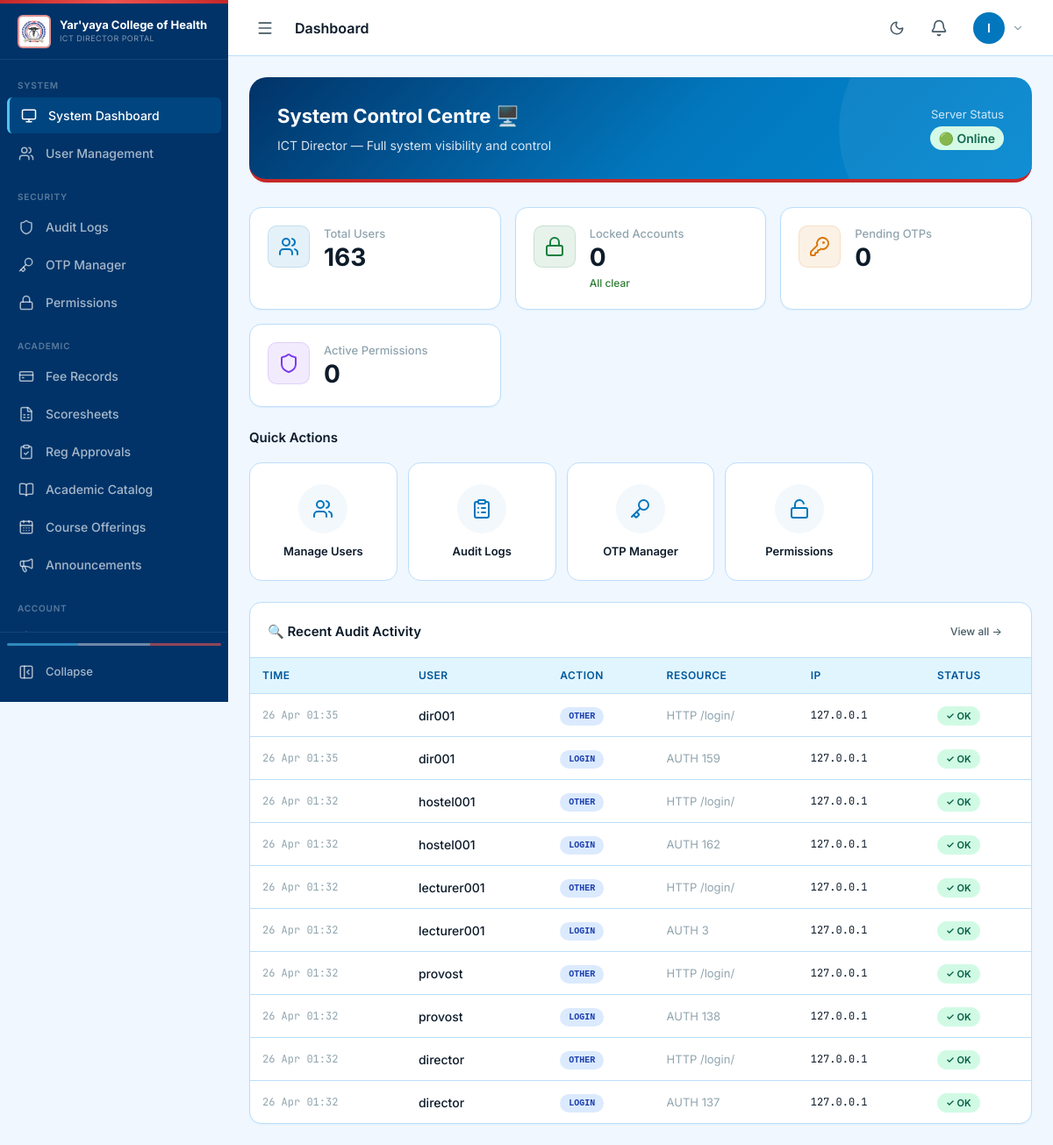
Before: /dashboard/ (signed in) with the older database file.
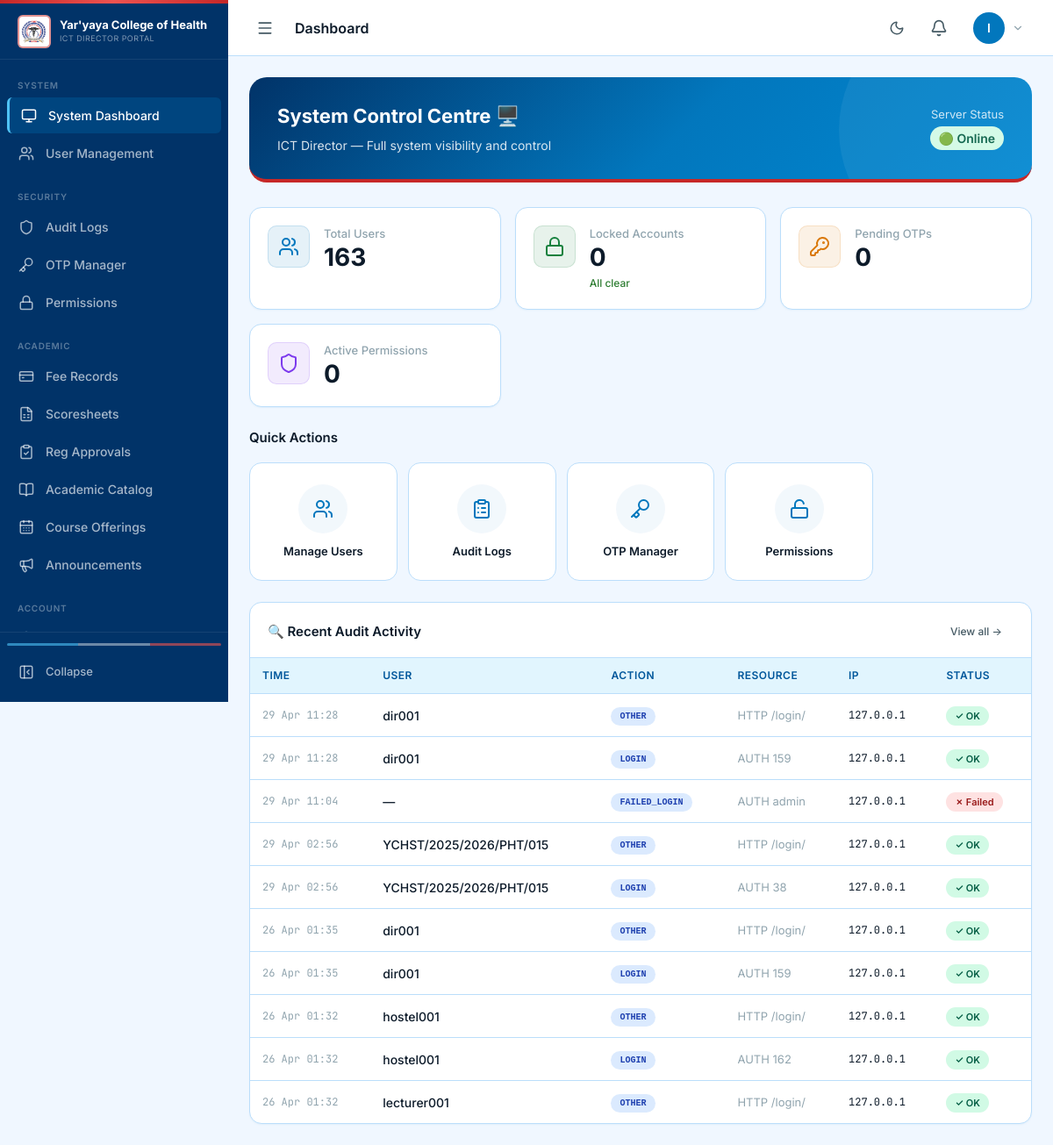
After: the same page with the newer database file.
### ict_director/models.py (models this page shows, shortened)
class AuditLog(models.Model):
    ACTION_CHOICES = [
        ('LOGIN', 'Login'),
        ('LOGOUT', 'Logout'),
        ('FAILED_LOGIN', 'Failed Login'),
        ('PASSWORD_CHANGE', 'Password Change'),
        ('2FA_VERIFY', '2FA Verified'),
        ('SCORE_ENTRY', 'Score Entry'),
        ('SCORE_SUBMIT', 'Score Submit'),
        ('SCORE_APPROVE', 'Score Approve'),
        ('RESULT_RELEASE', 'Result Release'),
        ('PAYMENT_RECORD', 'Payment Recorded'),
        ('FEE_OVERRIDE', 'Fee Override'),
        ('RECEIPT_GENERATE', 'Receipt Generated'),
        ('USER_CREATE', 'User Created'),
        ('USER_UPDATE', 'User Updated'),
        ('ROLE_CHANGE', 'Role Changed'),
        ('ACCOUNT_LOCK', 'Account Locked'),
        ('ACCOUNT_UNLOCK', 'Account Unlocked'),
        ('PERMISSION_GRANT', 'Permission Granted'),
        ('OTP_ISSUE', 'OTP Issued'),
        ('OTP_USE', 'OTP Used'),
        ('COURSE_REGISTER', 'Course Registration'),
        ('CONFIG_CHANGE', 'Config Changed'),
        ('EXPORT', 'Data Export'),
        ('OTHER', 'Other'),
    ]
    STATUS_CHOICES = [
        ('success', 'Success'),
        ('failed', 'Failed'),
        ('warning', 'Warning'),
    ]
    user = models.ForeignKey(
        User, on_delete=models.SET_NULL, null=True, blank=True,
        related_name='audit_logs'
    )
    action = models.CharField(max_length=30, choices=ACTION_CHOICES)
    resource_type = models.CharField(max_length=50, blank=True)
    resource_id = models.CharField(max_length=100, blank=True)
    old_value = models.JSONField(null=True, blank=True)
    new_value = models.JSONField(null=True, blank=True)
    ip_address = models.GenericIPAddressField(null=True, blank=True)
    user_agent = models.TextField(blank=True)
    session_id = models.CharField(max_length=100, blank=True)
    status = models.CharField(max_length=10, choices=STATUS_CHOICES, default='success')
    details = models.TextField(blank=True)
    created_at = models.DateTimeField(auto_now_add=True)
    class Meta:
        ordering = ['-created_at']
        indexes = [
            models.Index(fields=['user', 'action']),
            models.Index(fields=['created_at']),
            models.Index(fields=['action', 'status']),
        ]

### accounts/models.py (models this page shows, shortened)
class User(AbstractUser):
    ROLE_CHOICES = [
        ('student', 'Student'),
        ('applicant', 'Applicant'),
        ('lecturer', 'Lecturer'),
        ('practical_master', 'Practical Master'),
        ('hod', 'Head of Department'),
        ('hod_coordinator', 'HOD Coordinator'),
        ('dean_students_affairs', 'Dean of Students Affairs'),
        ('deputy_dean_students_affairs', 'Deputy Dean of Students Affairs'),
        ('academic_secretary', 'Academic Secretary'),
        ('provost', 'Provost'),
        ('registrar', 'Registrar'),
        ('deputy_registrar', 'Deputy Registrar'),
        ('exams_officer', 'Exams & Records Officer'),
        ('admin_officer', 'Admin Officer'),
        ('bursary', 'Bursar'),
        ('liaison_officer', 'Liaison Officer'),
        ('hostel_admin', 'Hostel Administrator'),
        ('ict_director', 'ICT Director'),
        ('director', 'Director'),
    ]
    ROLE_BADGE_COLORS = {
        'student': 'blue',
        'applicant': 'cyan',
        'lecturer': 'teal',
        'practical_master': 'emerald',
        'hod': 'indigo',
        'hod_coordinator': 'violet',
        'dean_students_affairs': 'red',
        'deputy_dean_students_affairs': 'pink',
        'academic_secretary': 'amber',
        'provost': 'orange',
        'registrar': 'green',
        'deputy_registrar': 'lime',
        'exams_officer': 'purple',
        'admin_officer': 'sky',
        'bursary': 'yellow',
        'liaison_officer': 'cyan',
        'hostel_admin': 'orange',
        'ict_director': 'slate',
        'director': 'black',
    }
    username = models.CharField(
        _('username'),
        max_length=50,
        unique=True,
        help_text=_('Required. 50 characters or fewer. Matric number for students.'),
        validators=[],  # Remove default validator to allow matric number format
        error_messages={
            'unique': _("A user with that username already exists."),
        },
    )
    role = models.CharField(
        max_length=30,
        choices=ROLE_CHOICES,
        default='student',
        help_text="User role in the system"
    )
    must_change_password = models.BooleanField(
        default=False,
        help_text="Force user to change password on next login"
    )
    failed_login_attempts = models.PositiveIntegerField(default=0)
    account_locked_until = models.DateTimeField(null=True, blank=True)
    last_login_ip = models.GenericIPAddressField(null=True, blank=True)
    phone_regex = RegexValidator(
        regex=r'^\+?1?\d{9,15}$',
        message="Phone number must be entered in the format: '+999999999'. Up to 15 digits allowed."
    )
    phone_number = models.CharField(
        validators=[phone_regex],
        max_length=17,
        blank=True,
        help_text="Phone number in international format"
    )
    GENDER_CHOICES = [
        ('male', 'Male'),
        ('female', 'Female'),
        ('other', 'Other'),
    ]
    gender = models.CharField(
        max_length=10,
        choices=GENDER_CHOICES,
        blank=True,
        null=True
    )
    date_of_birth = models.DateField(null=True, blank=True)
    address = models.TextField(blank=True)
    profile_picture = models.ImageField(
        upload_to='profile_pictures/',
        null=True,
        blank=True
    )
    is_otp_verified = models.BooleanField(default=False)
    otp_secret = models.CharField(max_length=32, blank=True, null=True)
    two_fa_enabled = models.BooleanField(default=False)
    THEME_CHOICES = [('light', 'Light'), ('dark', 'Dark')]
    theme_preference = models.CharField(
        max_length=10, choices=THEME_CHOICES, default='light'
    )
    created_at = models.DateTimeField(auto_now_add=True)
    updated_at = models.DateTimeField(auto_now=True)
    class Meta:
        verbose_name = 'User'
        verbose_name_plural = 'Users'
    def get_role_display(self):
        return dict(self.ROLE_CHOICES).get(self.role, self.role)
    def get_role_badge_color(self):
        return self.ROLE_BADGE_COLORS.get(self.role, 'gray')
    @property
    def is_locked(self):
        if self.account_locked_until and self.account_locked_until > timezone.now():
            return True
        return False

### portal/views.py (the view, shortened to what this page needs)
# urls.py: path('dashboard/', views.dashboard_view, name='dashboard'),
@login_required_portal
def dashboard_view(request):
    user = request.user
    role = user.role
    context = {'page_title': 'Dashboard'}
    if role == 'student':
        try:
            profile = user.student_profile
        except StudentProfile.DoesNotExist:
            profile = None
        clearance = None
        try:
            from clearance.models import StudentClearance
            clearance = user.clearance
        except Exception:
            pass
        fees_cleared, total_paid, total_due = _check_student_clearance(user)
        balance = max(0, total_due - total_paid)
        registrations = CourseRegistration.objects.filter(
            student=user, academic_year='2024/2025'
        )
        semester_results = SemesterResult.objects.filter(student=user).order_by('-academic_year', '-semester')
        unpaid = FeePayment.objects.filter(student=user, status='pending').count()
        recent_results = Result.objects.filter(student=user, status='published').order_by('-created_at')[:5]
        notices = Notification.objects.filter(
            Q(recipient=user) | Q(recipient_role='student') | Q(recipient_role='all'),
            is_read=False
        ).order_by('-created_at')[:5]
        has_matric = profile is not None and bool(profile.matriculation_number)
        context.update({
            'profile': profile,
            'clearance': clearance,
            'has_matric': has_matric,
            'registrations': registrations,
            'registration_count': registrations.count(),
            'total_units': sum(r.credit_units for r in registrations),
            'semester_results': semester_results[:4],
            'latest_gpa': semester_results.first().gpa if semester_results.exists() else None,
            'pending_fee_count': unpaid,
            'recent_results': recent_results,
            'notices': notices,
            'fees_cleared': fees_cleared,
            'fee_details': {'total_paid': total_paid, 'total_due': total_due, 'balance': balance},
            'grading_scale': profile.get_grading_scale() if profile else 4.0,
            'current_academic_year': CURRENT_YEAR,
            'profile_completed': profile.profile_completed if profile else False,
        })
        return render(request, 'dashboard/student.html', context)
    elif role == 'exams_officer':
        context.update({
            'pending_results': Result.objects.filter(status='approved').count(),
            'published_results': Result.objects.filter(status='published').count(),
        })
        return render(request, 'dashboard/exams_officer.html', context)
    elif role == 'ict_director':
        context.update({
            'total_users': User.objects.count(),
            'locked_accounts': User.objects.filter(
                account_locked_until__gt=timezone.now()
            ).count(),
            'recent_audit_logs': AuditLog.objects.order_by('-created_at')[:10],
            'pending_otps': OTPRecord.objects.filter(status='generated').count(),
            'pending_permissions': GeneralPermission.objects.filter(is_active=True).count(),
        })
        return render(request, 'dashboard/ict_director.html', context)
    if user.is_staff:
        return render(request, 'dashboard/registrar.html', context)
    return render(request, 'dashboard/student.html', context)

### templates/dashboard/ict_director.html (shortened to what the changed rows need)
{% extends "base.html" %}
{% block content %}
<div class="mb-6">
  <h2 class="card-title mb-4">Quick Actions</h2>
</div>
<div class="card">
  <div class="card-body" style="padding:0;">
    {% if recent_audit_logs %}
    <div class="table-container" style="border:none; border-radius:0;">
      <table>
        <thead>
          <tr><th>Time</th><th>User</th><th>Action</th><th>Resource</th><th>IP</th><th>Status</th></tr>
        </thead>
        <tbody>
          {% for log in recent_audit_logs %}
          <tr>
            <td style="font-size:12px; font-family:'JetBrains Mono',monospace; color:var(--text-muted);">
              {{ log.created_at|date:"d M H:i" }}
            </td>
            <td>
              <span style="font-weight:500;">{{ log.user.username|default:"—" }}</span>
            </td>
            <td>
              <span class="badge badge-info font-mono" style="font-size:10px;">{{ log.action }}</span>
            </td>
            <td style="font-size:13px; color:var(--text-muted);">{{ log.resource_type }} {{ log.resource_id|truncatechars:20 }}</td>
            <td style="font-family:'JetBrains Mono',monospace; font-size:12px;">{{ log.ip_address }}</td>
            <td>
              {% if log.status == 'success' %}
                <span class="badge badge-success">✓ OK</span>
              {% elif log.status == 'failed' %}
                <span class="badge badge-danger">✗ Failed</span>
              {% else %}
                <span class="badge badge-warning">⚠ Warn</span>
              {% endif %}
            </td>
          </tr>
          {% endfor %}
        </tbody>
      </table>
    </div>
    {% else %}
    <div class="empty-state">
      <div class="empty-state-icon">📋</div>
      <div class="empty-state-title">No audit entries yet</div>
    </div>
    {% endif %}
  </div>
</div>
{% endblock %}

Changed rows visible on the page:
no longer on this page (row unchanged): AuditLog: created_at "26 Apr 01:32", user.username "lecturer001", action "LOGIN", resource_type "AUTH", resource_id "3", ip_address "127.0.0.1", status "✓ OK"
no longer on this page (row unchanged): AuditLog: created_at "26 Apr 01:32", user.username "provost", action "OTHER", resource_type "HTTP", resource_id "/login/", ip_address "127.0.0.1", status "✓ OK"
no longer on this page (row unchanged): AuditLog: created_at "26 Apr 01:32", user.username "provost", action "LOGIN", resource_type "AUTH", resource_id "138", ip_address "127.0.0.1", status "✓ OK"
no longer on this page (row unchanged): AuditLog: created_at "26 Apr 01:32", user.username "director", action "OTHER", resource_type "HTTP", resource_id "/login/", ip_address "127.0.0.1", status "✓ OK"
no longer on this page (row unchanged): AuditLog: created_at "26 Apr 01:32", user.username "director", action "LOGIN", resource_type "AUTH", resource_id "137", ip_address "127.0.0.1", status "✓ OK"
added AuditLog: created_at "29 Apr 11:28", user.username "dir001", action "OTHER", resource_type "HTTP", resource_id "/login/", ip_address "127.0.0.1", status "✓ OK"
added AuditLog: created_at "29 Apr 11:28", user.username "dir001", action "LOGIN", resource_type "AUTH", resource_id "159", ip_address "127.0.0.1", status "✓ OK"
added AuditLog: created_at "29 Apr 11:04", user.username "—", action "FAILED_LOGIN", resource_type "AUTH", resource_id "admin", ip_address "127.0.0.1", status "✗ Failed"
added AuditLog: created_at "29 Apr 02:56", user.username "YCHST/2025/2026/PHT/015", action "OTHER", resource_type "HTTP", resource_id "/login/", ip_address "127.0.0.1", status "✓ OK"
added AuditLog: created_at "29 Apr 02:56", user.username "YCHST/2025/2026/PHT/015", action "LOGIN", resource_type "AUTH", resource_id "38", ip_address "127.0.0.1", status "✓ OK"
